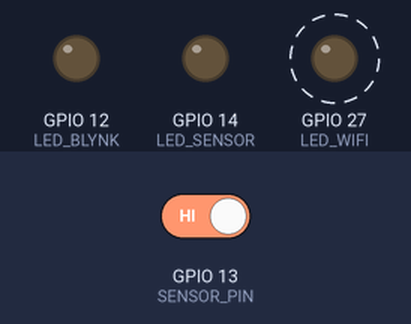
Bench run of a sketch on a simulated ESP32. Parts: output pins drawn as LEDs (lit = HIGH). Dashed ring = blinking. Inputs (shaded band) come from the test bench; at power-on: GPIO 13 (SENSOR_PIN) HIGH. WiFi joins after 1.5 s; servers stay silent unless stated; what the sketch prints to the serial monitor is not drawn.

Above: at 3.05 s.
3.1 s: GPIO 13 (SENSOR_PIN) driven LOW
At 4.41 s:
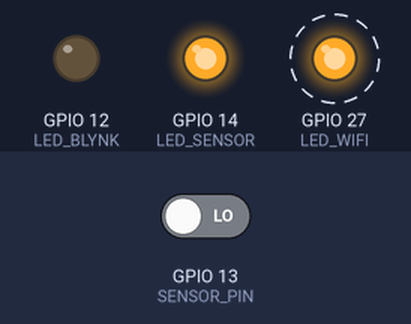
6.1 s: GPIO 13 (SENSOR_PIN) driven HIGH
At 6.82 s:
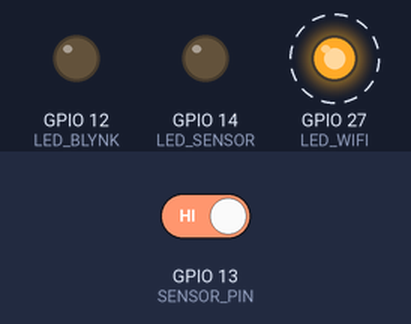
Timing chart, 0 to 15.1 s (numbered marks = the images above; inputs shaded):
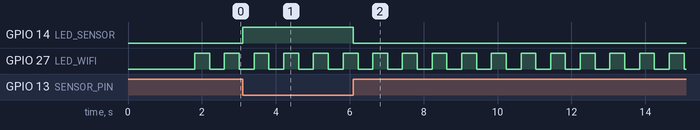

The sketch:

ESP32-kontrolauhli.ino
```cpp
#define BLYNK_TEMPLATE_ID ""
#define BLYNK_TEMPLATE_NAME "Násypka"
#define BLYNK_AUTH_TOKEN  ""

#include <WiFi.h>
#include <BlynkSimpleEsp32.h>

// Přihlašovací údaje k WiFi
const char* ssid = "wifi";
const char* pass = "12345";

// Piny
#define SENSOR_PIN 13  // Relé připojuje tento pin k GND
#define LED_SENSOR 14  // LED indikace sepnutí senzoru
#define LED_BLYNK 12   // LED indikace odeslání příkazu
#define LED_WIFI 27    // LED indikace WiFi připojení

bool wifiConnected = false;
unsigned long lastWifiBlink = 0;
unsigned long wifiBlinkInterval = 400; // interval pro blikání LED (400 ms)
unsigned long lastActionTime = 0; // Uchovává poslední čas akce
unsigned long actionInterval = 10800000; // Interval mezi notifikacemi (3 hodiny)
bool blynkSent = false;

unsigned long sensorTriggeredTime = 0;  // Čas, kdy byl senzor poprvé aktivován
unsigned long sensorDelay = 600000;  // 10 minut (600 000 ms)

void setup() {
  Serial.begin(115200);

  pinMode(SENSOR_PIN, INPUT_PULLUP);  // Aktivuje interní pull-up na D32
  pinMode(LED_SENSOR, OUTPUT);
  pinMode(LED_BLYNK, OUTPUT);
  pinMode(LED_WIFI, OUTPUT);

  WiFi.begin(ssid, pass);
  Blynk.begin(BLYNK_AUTH_TOKEN, ssid, pass);
}

void loop() {
  Blynk.run();

  // Indikace WiFi připojení
  if (WiFi.status() == WL_CONNECTED) {
    if (!wifiConnected) {
      Serial.println("WiFi připojeno");
      wifiConnected = true;
    }
    if (millis() - lastWifiBlink > wifiBlinkInterval) {
      digitalWrite(LED_WIFI, !digitalRead(LED_WIFI));
      lastWifiBlink = millis();
    }
  } else {
    if (wifiConnected) {
      Serial.println("WiFi odpojeno");
      wifiConnected = false;
      digitalWrite(LED_WIFI, LOW);
    }
  }

  // Kontrola senzoru (pokud je SENSOR_PIN sepnut na GND)
  if (digitalRead(SENSOR_PIN) == LOW) {
    digitalWrite(LED_SENSOR, HIGH);  // LED se rozsvítí ihned po aktivaci senzoru

    if (sensorTriggeredTime == 0) {
      sensorTriggeredTime = millis();  // Uložit čas, kdy byl senzor aktivován
    }

    // Pokud senzor zůstane aktivní 10 minut, odešleme notifikaci
    if (!blynkSent && (millis() - sensorTriggeredTime >= sensorDelay)) {
      Serial.println("Senzor aktivní 10 minut! Odesílám notifikaci.");

      if (WiFi.status() == WL_CONNECTED) {
        Blynk.virtualWrite(V0, 1);
        Blynk.logEvent("dochz_uhl");
        lastActionTime = millis();
        blynkSent = true;

        // Blikání LED třikrát
        for (int i = 0; i < 3; i++) {
          digitalWrite(LED_BLYNK, HIGH);
          delay(700);
          digitalWrite(LED_BLYNK, LOW);
          delay(200);
        }
      } else {
        Serial.println("Chyba odesílání na Blynk");
        for (int i = 0; i < 5; i++) {
          digitalWrite(LED_BLYNK, HIGH);
          delay(150);
          digitalWrite(LED_BLYNK, LOW);
          delay(150);
        }
      }
    }
  } else {
    sensorTriggeredTime = 0;
    digitalWrite(LED_SENSOR, LOW);  // LED zhasne ihned po deaktivaci senzoru
  }

  // Reset notifikace po 1 hodině
  if (blynkSent && (millis() - lastActionTime >= actionInterval)) {
    blynkSent = false;
  }
}
```

Measured:
- after the input at 3.1 s, GPIO 14 (LED_SENSOR): LOW → HIGH at once
- after the input at 6.1 s, GPIO 14 (LED_SENSOR): HIGH → LOW at once
- by itself, GPIO 27 (LED_WIFI): alternates HIGH for 0.40 s and LOW for 0.40 s
